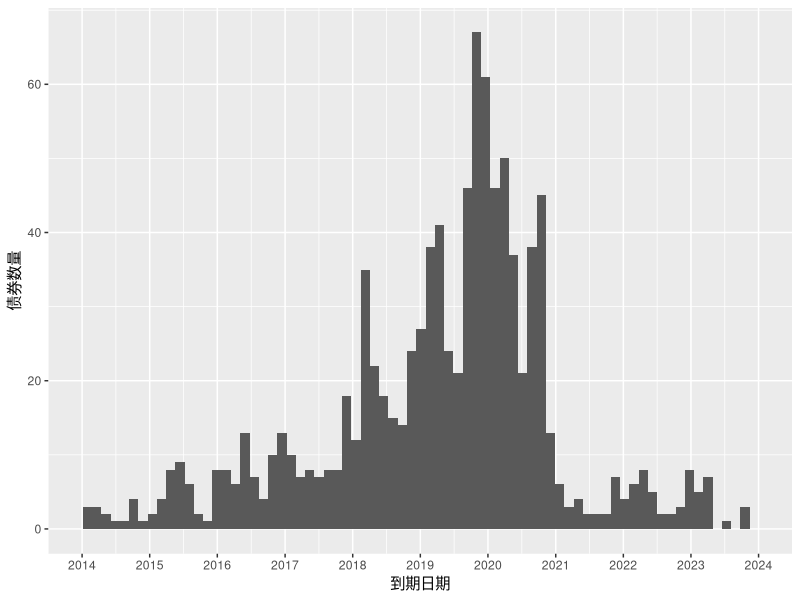
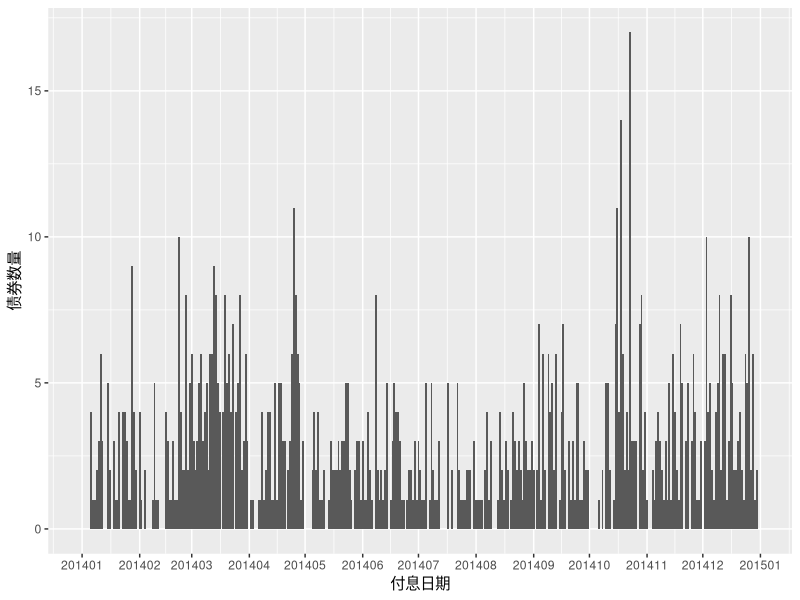

The R source for these figures, in order:
library(ggplot2)
library(scales)

sh<-read.table(file="sh_bond.csv",header=FALSE,sep=",",colClasses = "character",fileEncoding="utf-8", encoding = "utf-8")
names(sh)<-c("名称","代码","简称","银行间代码","银行间简称","到期日期")
sh$到期日期<-as.Date(sh$到期日期,format="%Y-%m-%d")

sz<-read.table(file="sz_bond.csv",header=FALSE,sep=",",colClasses = "character",fileEncoding="utf-8", encoding = "utf-8")
names(sz)<-c("名称","代码","简称","银行间代码","银行间简称","到期日期")
sz$到期日期<-as.Date(sz$到期日期,format="%Y-%m-%d")

ss<-rbind(sh,sz)
head(ss)

tmp<-ss[order(ss$到期日期),]      
head(tmp[,c(2,3,6)],10)

g<-ggplot(ss, aes(x=到期日期))
g<-g+geom_histogram(binwidth=50,position="identity")
g<-g+scale_x_date(breaks = date_breaks(width="1 year"),labels = date_format("%Y"), limits = c(as.Date("2014-01-01"),as.Date("2024-01-01")))
g<-g+xlab("到期日期")+ylab("债券数量")
g

ss$付息日期<-as.Date(paste(2014,format(ss$到期日期,format='-%m-%d'),sep=""))
tmp<-ss[order(ss$付息日期),]     
head(tmp[,c(2,3,6,7)],20)

g<-ggplot(ss, aes(x=付息日期))
g<-g+geom_histogram(binwidth=1,position="identity")
g<-g+scale_x_date(breaks=date_breaks("1 month"),labels = date_format("%Y%m"), limits = c(as.Date("2014-01-01"),as.Date("2014-12-31")))
g<-g+xlab("付息日期")+ylab("债券数量")
g

